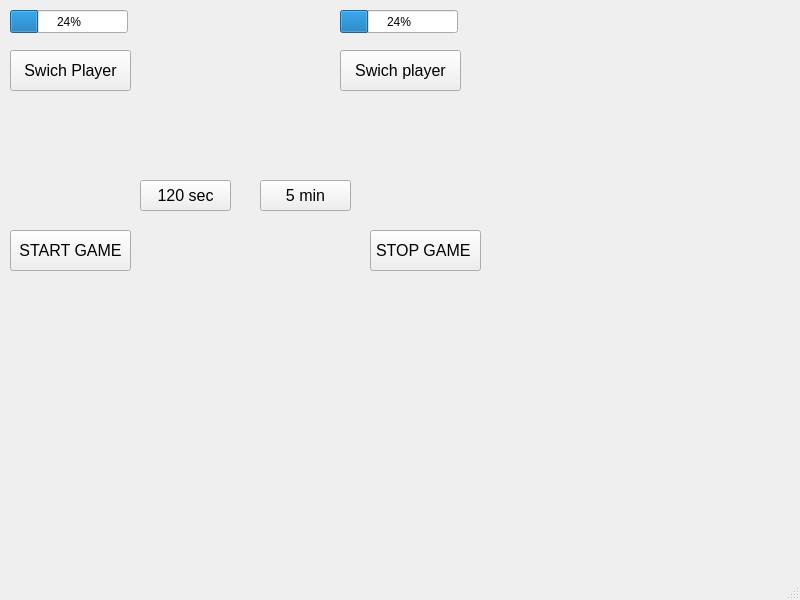
<?xml version="1.0" encoding="UTF-8"?>
<ui version="4.0">
 <class>MainWindow</class>
 <widget class="QMainWindow" name="MainWindow">
  <property name="geometry">
   <rect>
    <x>0</x>
    <y>0</y>
    <width>800</width>
    <height>600</height>
   </rect>
  </property>
  <property name="maximumSize">
   <size>
    <width>800</width>
    <height>600</height>
   </size>
  </property>
  <property name="windowTitle">
   <string>MainWindow</string>
  </property>
  <widget class="QWidget" name="centralwidget">
   <widget class="QLabel" name="labelGameText">
    <property name="geometry">
     <rect>
      <x>110</x>
      <y>100</y>
      <width>281</width>
      <height>61</height>
     </rect>
    </property>
    <property name="font">
     <font>
      <pointsize>12</pointsize>
     </font>
    </property>
    <property name="text">
     <string/>
    </property>
   </widget>
   <widget class="QPushButton" name="BtnSTART">
    <property name="geometry">
     <rect>
      <x>10</x>
      <y>230</y>
      <width>121</width>
      <height>41</height>
     </rect>
    </property>
    <property name="font">
     <font>
      <pointsize>12</pointsize>
     </font>
    </property>
    <property name="text">
     <string>START GAME</string>
    </property>
   </widget>
   <widget class="QPushButton" name="BtnSTOP">
    <property name="geometry">
     <rect>
      <x>370</x>
      <y>230</y>
      <width>111</width>
      <height>41</height>
     </rect>
    </property>
    <property name="font">
     <font>
      <pointsize>12</pointsize>
     </font>
    </property>
    <property name="text">
     <string>STOP GAME </string>
    </property>
   </widget>
   <widget class="QPushButton" name="BtnSwichPlayer1">
    <property name="geometry">
     <rect>
      <x>10</x>
      <y>50</y>
      <width>121</width>
      <height>41</height>
     </rect>
    </property>
    <property name="font">
     <font>
      <pointsize>12</pointsize>
     </font>
    </property>
    <property name="text">
     <string>Swich Player</string>
    </property>
   </widget>
   <widget class="QPushButton" name="BtnSwichPlayer2">
    <property name="geometry">
     <rect>
      <x>340</x>
      <y>50</y>
      <width>121</width>
      <height>41</height>
     </rect>
    </property>
    <property name="font">
     <font>
      <pointsize>12</pointsize>
     </font>
    </property>
    <property name="text">
     <string>Swich player</string>
    </property>
   </widget>
   <widget class="QPushButton" name="BtnPlayTime120">
    <property name="geometry">
     <rect>
      <x>140</x>
      <y>180</y>
      <width>91</width>
      <height>31</height>
     </rect>
    </property>
    <property name="font">
     <font>
      <pointsize>12</pointsize>
     </font>
    </property>
    <property name="text">
     <string>120 sec</string>
    </property>
   </widget>
   <widget class="QPushButton" name="BtnPlayTime300">
    <property name="geometry">
     <rect>
      <x>260</x>
      <y>180</y>
      <width>91</width>
      <height>31</height>
     </rect>
    </property>
    <property name="font">
     <font>
      <pointsize>12</pointsize>
     </font>
    </property>
    <property name="text">
     <string>5 min</string>
    </property>
   </widget>
   <widget class="QProgressBar" name="BarPlayer1">
    <property name="geometry">
     <rect>
      <x>10</x>
      <y>10</y>
      <width>118</width>
      <height>23</height>
     </rect>
    </property>
    <property name="value">
     <number>24</number>
    </property>
   </widget>
   <widget class="QProgressBar" name="Barplayer2">
    <property name="geometry">
     <rect>
      <x>340</x>
      <y>10</y>
      <width>118</width>
      <height>23</height>
     </rect>
    </property>
    <property name="value">
     <number>24</number>
    </property>
   </widget>
  </widget>
  <widget class="QMenuBar" name="menubar">
   <property name="geometry">
    <rect>
     <x>0</x>
     <y>0</y>
     <width>800</width>
     <height>17</height>
    </rect>
   </property>
  </widget>
  <widget class="QStatusBar" name="statusbar"/>
 </widget>
 <resources/>
 <connections/>
</ui>
